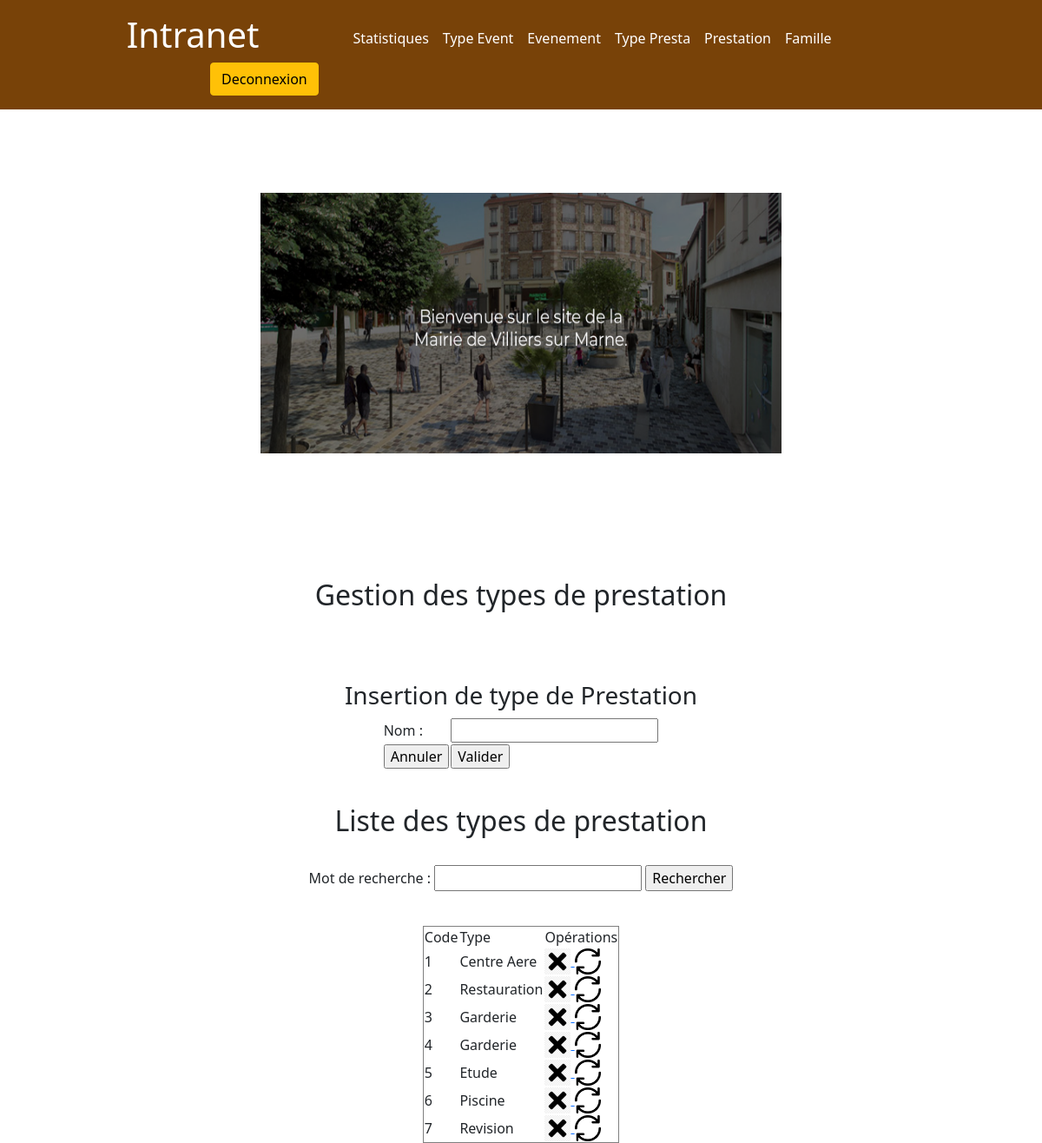
Page /Admin/index.php?page=3 (signed in) on the committed database.
### tables this page shows
create table typepresta(
	codetypepresta int not null auto_increment, 
	nomtypepresta varchar(40),
	primary key (codetypepresta)

);

### Admin/controleur/config_db.php (called while the page is built)
<?php
	$serveur = "172.20.111.103";
	$bdd ="Villierbdd";
	$user ="darren";
	$mdp ="darren";
?>

### Admin/controleur/controleur.class.php (called while the page is built, shortened)
<?php
	require_once ("modele/modele.class.php");
	class Controleur
	{
		private $unModele ;
		public function __construct ($serveur, $bdd, $user, $mdp){
			$this->unModele= new Modele($serveur, $bdd, $user, $mdp);
		}
		public function selectAll ($chaine = "*")
		{
			return $this->unModele->selectAll($chaine);
		}
		public function setTable ($uneTable)
		{
			$this->unModele->setTable ($uneTable);
		}
	}
?>

### Admin/modele/modele.class.php (called while the page is built, shortened)
<?php
	class Modele
	{
		private $pdo;
		private $uneTable ;
		public function    __construct ($serveur, $bdd, $user, $mdp){
			$this->pdo = null;
			try{
$this->pdo = new PDO("mysql:host=".$serveur.";dbname=".$bdd,$user, $mdp);
			}
			catch (PDOException $exp)
			{
				echo "Erreur de connexion au SGBD";
			}
		}
		public function setTable ($uneTable)
		{
			$this->uneTable =$uneTable;
		}
		public function selectAll ($chaine)
		{
		$requete = "select ".$chaine." from  ".$this->uneTable;
			$select = $this->pdo->prepare ($requete);
			$select->execute();
			return $select->fetchAll ();
		}
	}
?>

### Admin/vue/vue_select_all_typeprestas.php (the view)
<form method="post" action="">
	Mot de recherche : <input type="text" name="mot">
	<input type="submit" name="Rechercher" value="Rechercher">
</form>
<br/>
<table border ="1">
	<tr>
		<td> Code </td>
		<td> Type </td>
	<?php
	if(isset($_SESSION['email']))
	{
		echo '<td> Opérations </td>';
	}
	?>
	</tr>
	<?php
	foreach ($lesTypesPrestas as $unTypePresta) {
		echo " <tr>
			<td> ".$unTypePresta['codetypepresta']."</td>
			<td> ".$unTypePresta['nomtypepresta']."</td>";
			if(isset($_SESSION['email']))
			{
			echo "
			<td>
			<a href='index.php?page=3&action=sup&codetypepresta=".$unTypePresta['codetypepresta']."'>
				<img src ='images/delete.png' height='30' width='30'> </a>
			<a href='index.php?page=3&action=edit&codetypepresta=".$unTypePresta['codetypepresta']."'>
				<img src ='images/update.png' height='30' width='30'> </a>
			</td>";
			}
		echo "</tr>";
	}
	?>
</table>

### Admin/structure/headerco.php (shortened to what this page needs)
 <head>
<link href="../assets/dist/css/bootstrap.min.css" rel="stylesheet">
<link href="./css/bootstrap.min.css" rel="stylesheet">
    <link href="headers.css" rel="stylesheet">
  </head>
  <body>
  <header class="p-3  text-white"  style="background-color: #784208;">
    <div class="container">
      <div class="d-flex flex-wrap align-items-center justify-content-center justify-content-lg-start">
        <a href="/" class="d-flex align-items-center mb-2 mb-lg-0 text-white text-decoration-none">
          <svg class="bi me-2" width="40" height="32" role="img" aria-label="Bootstrap"><use xlink:href="#bootstrap"/></svg>
        </a>
<?php
  if(isset($_SESSION['email']))
  {
    echo'
    <div style="margin-left: 5%">
    <h1>Intranet</h1> </div>
    <div style = "margin-left : 100px">
          <ul class="nav col-12 col-lg-auto me-lg-auto mb-2 justify-content-center mb-md-0">
          <li><a href="index.php?page=0" class="nav-link px-2 text-white">Statistiques</a></li>
          <li><a href="index.php?page=1" class="nav-link px-2 text-white">Type Event</a></li>
          <li><a href="index.php?page=2" class="nav-link px-2 text-white">Evenement</a></li>
          <li><a href="index.php?page=3" class="nav-link px-2 text-white">Type Presta</a></li>
          <li><a href="index.php?page=4" class="nav-link px-2 text-white">Prestation</a></li>
          <li><a href="index.php?page=5" class="nav-link px-2 text-white">Famille</a></li>
        </ul>
      </div>'
        ;
        echo'
        <div class="text-end"  style = "margin-left : 200px">
          <button type="button" onclick=window.location.href="index.php?page=7"; class="btn btn-warning">Deconnexion</button>
        </div>';
      }
     else{
      echo'
        <ul class="nav col-12 col-lg-auto me-lg-auto mb-2 justify-content-center mb-md-0">
          <li><a href="index.php?page=0" class="nav-link px-2 text-white">Statistiques</a></li>
        </ul>
      ';
      }
      ?>
      </div>
    </div>
  </header>
</body>

### Admin/index.php (shortened to what this page needs)
<?php
		include("structure/headerco.php");
	require_once("controleur/controleur.class.php");
	require_once("controleur/config_db.php");
	$unControleur = new Controleur($serveur, $bdd, $user, $mdp);
?>
<!DOCTYPE html>
<html>
  <head>
<link href="../assets/dist/css/bootstrap.min.css" rel="stylesheet">
    <link href="headers.css" rel="stylesheet">
  </head>
<main>
<body>
	<center>
		<br/><br/><br/><br/>
		<img src="images/mairie.png" width="600" height="300">
		<br/><br/><br/><br/>
	<?php
		if( ! isset($_SESSION['email'] ))
		{
		require_once("vue/vue_connexion.php");
		}
		else
			{
		?>
	<br/> <br/> <br/>
	<?php
		if (isset($_GET['page']))
			$page = $_GET['page'];
		else
			$page = 0;
		switch($page){
			case 3 : require_once("gestion_typeprestas.php");
					 break;
				}
}
	?>
	</center>
</body>
</main>
</html>

### Admin/gestion_typeprestas.php (shortened to what this page needs)
<h2> Gestion des types de prestation  </h2>
<br/><br/><br/>
<?php
	$leTypePresta =null;
	$unControleur->setTable ("typepresta");
	if(isset($_SESSION['email']))
	{
		require_once ("vue/vue_insert_typepresta.php");
	}
	echo"<br/><h2> Liste des types de prestation </h2><br/>";
	if(isset($_POST['Rechercher']))
	{
		$mot = $_POST['mot'];
		$tab=array("nomtypepresta");
		$lesTypesPrestas = $unControleur->selectSearch($tab, $mot);
	}else {
		$chaine = "codetypepresta, nomtypepresta" ;
		$lesTypesPrestas= $unControleur->selectAll($chaine);
	}
	require_once ("vue/vue_select_all_typeprestas.php");
?>

### Admin/vue/vue_insert_typepresta.php
<h3> Insertion de type de Prestation </h3>
<form method="post" action="">
	<table border ="0">
		<tr>
			<td> Nom : </td>
			<td> <input type="text" name="nomtypepresta"
				value="<?php if ($leTypePresta!=NULL) echo $leTypePresta['nomtypepresta']; ?>">
			</td>
		</tr>
		<tr>
			<td> <input type="reset" name="Annuler" value ="Annuler"> </td>
			<td> <input type="submit"
			<?php if($leTypePresta!=NULL) echo 'name ="Modifier" value ="Modifier" ';
			else echo 'name="Valider" value ="Valider"'; ?> >
			</td>
		</tr>
	</table>
</form>

### Admin/css/headers.css (style rules this page uses)
.bi { vertical-align: -.125em; fill: currentColor; }

### rows in the picture
typepresta: codetypepresta "1", nomtypepresta "Centre Aere"
typepresta: codetypepresta "2", nomtypepresta "Restauration"
typepresta: codetypepresta "3", nomtypepresta "Garderie"
typepresta: codetypepresta "4", nomtypepresta "Garderie"
typepresta: codetypepresta "5", nomtypepresta "Etude"
typepresta: codetypepresta "6", nomtypepresta "Piscine"
typepresta: codetypepresta "7", nomtypepresta "Revision"
